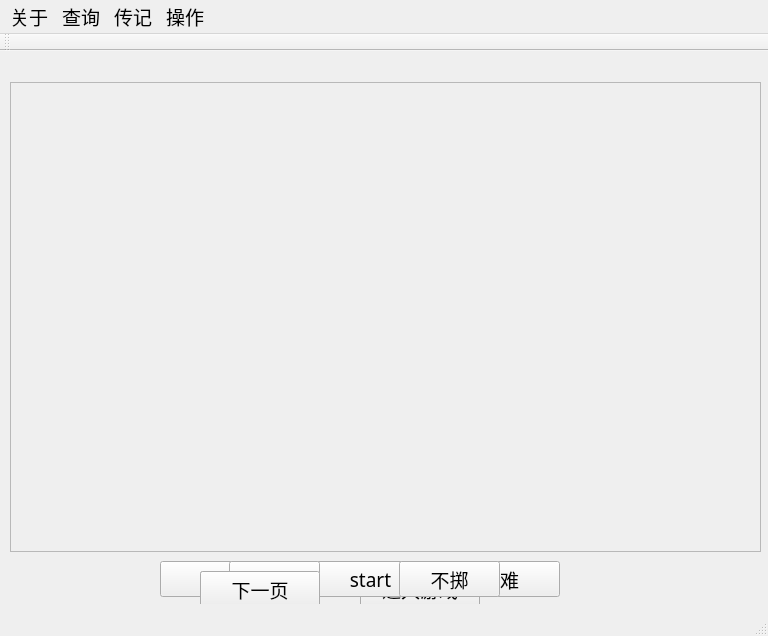
<?xml version="1.0" encoding="UTF-8"?>
<ui version="4.0">
 <class>MainWindow</class>
 <widget class="QMainWindow" name="MainWindow">
  <property name="geometry">
   <rect>
    <x>0</x>
    <y>0</y>
    <width>768</width>
    <height>636</height>
   </rect>
  </property>
  <property name="minimumSize">
   <size>
    <width>768</width>
    <height>636</height>
   </size>
  </property>
  <property name="maximumSize">
   <size>
    <width>768</width>
    <height>636</height>
   </size>
  </property>
  <property name="font">
   <font>
    <family>微软雅黑 Light</family>
    <pointsize>14</pointsize>
   </font>
  </property>
  <property name="windowTitle">
   <string>MainWindow</string>
  </property>
  <widget class="QWidget" name="centralWidget">
   <widget class="QLabel" name="mainlabel">
    <property name="geometry">
     <rect>
      <x>19</x>
      <y>32</y>
      <width>731</width>
      <height>300</height>
     </rect>
    </property>
    <property name="font">
     <font>
      <pointsize>12</pointsize>
     </font>
    </property>
    <property name="text">
     <string/>
    </property>
   </widget>
   <widget class="QLabel" name="statelabel">
    <property name="geometry">
     <rect>
      <x>559</x>
      <y>0</y>
      <width>201</width>
      <height>30</height>
     </rect>
    </property>
    <property name="font">
     <font>
      <pointsize>11</pointsize>
     </font>
    </property>
    <property name="text">
     <string/>
    </property>
   </widget>
   <widget class="QLabel" name="dicelabel">
    <property name="geometry">
     <rect>
      <x>0</x>
      <y>0</y>
      <width>561</width>
      <height>30</height>
     </rect>
    </property>
    <property name="font">
     <font>
      <pointsize>7</pointsize>
     </font>
    </property>
    <property name="text">
     <string/>
    </property>
   </widget>
   <widget class="QPushButton" name="enter1">
    <property name="geometry">
     <rect>
      <x>360</x>
      <y>520</y>
      <width>120</width>
      <height>36</height>
     </rect>
    </property>
    <property name="text">
     <string>进入游戏</string>
    </property>
   </widget>
   <widget class="QPushButton" name="nextpage1">
    <property name="geometry">
     <rect>
      <x>200</x>
      <y>520</y>
      <width>120</width>
      <height>36</height>
     </rect>
    </property>
    <property name="text">
     <string>下一页</string>
    </property>
   </widget>
   <widget class="QPushButton" name="nextpage2">
    <property name="geometry">
     <rect>
      <x>200</x>
      <y>520</y>
      <width>120</width>
      <height>36</height>
     </rect>
    </property>
    <property name="text">
     <string>下一页</string>
    </property>
   </widget>
   <widget class="QPushButton" name="nextpage3">
    <property name="geometry">
     <rect>
      <x>200</x>
      <y>520</y>
      <width>120</width>
      <height>36</height>
     </rect>
    </property>
    <property name="text">
     <string>下一页</string>
    </property>
   </widget>
   <widget class="QPushButton" name="nextpage4">
    <property name="geometry">
     <rect>
      <x>200</x>
      <y>520</y>
      <width>120</width>
      <height>36</height>
     </rect>
    </property>
    <property name="text">
     <string>下一页</string>
    </property>
   </widget>
   <widget class="QPushButton" name="easy">
    <property name="geometry">
     <rect>
      <x>160</x>
      <y>510</y>
      <width>120</width>
      <height>36</height>
     </rect>
    </property>
    <property name="text">
     <string>简单</string>
    </property>
   </widget>
   <widget class="QPushButton" name="normal">
    <property name="geometry">
     <rect>
      <x>300</x>
      <y>510</y>
      <width>120</width>
      <height>36</height>
     </rect>
    </property>
    <property name="text">
     <string>一般</string>
    </property>
   </widget>
   <widget class="QPushButton" name="hard">
    <property name="geometry">
     <rect>
      <x>440</x>
      <y>510</y>
      <width>120</width>
      <height>36</height>
     </rect>
    </property>
    <property name="text">
     <string>困难</string>
    </property>
   </widget>
   <widget class="QPushButton" name="start">
    <property name="geometry">
     <rect>
      <x>289</x>
      <y>510</y>
      <width>141</width>
      <height>36</height>
     </rect>
    </property>
    <property name="text">
     <string>开始游戏</string>
    </property>
   </widget>
   <widget class="QPushButton" name="startday">
    <property name="geometry">
     <rect>
      <x>270</x>
      <y>510</y>
      <width>201</width>
      <height>36</height>
     </rect>
    </property>
    <property name="text">
     <string>start</string>
    </property>
   </widget>
   <widget class="QScrollArea" name="scrollArea">
    <property name="geometry">
     <rect>
      <x>10</x>
      <y>31</y>
      <width>751</width>
      <height>470</height>
     </rect>
    </property>
    <property name="widgetResizable">
     <bool>true</bool>
    </property>
    <widget class="QWidget" name="scrollAreaWidgetContents">
     <property name="geometry">
      <rect>
       <x>0</x>
       <y>0</y>
       <width>749</width>
       <height>468</height>
      </rect>
     </property>
    </widget>
   </widget>
   <widget class="QLabel" name="sayword">
    <property name="geometry">
     <rect>
      <x>195</x>
      <y>340</y>
      <width>541</width>
      <height>151</height>
     </rect>
    </property>
    <property name="font">
     <font>
      <pointsize>12</pointsize>
     </font>
    </property>
    <property name="text">
     <string/>
    </property>
   </widget>
   <widget class="QLabel" name="picture">
    <property name="geometry">
     <rect>
      <x>35</x>
      <y>340</y>
      <width>151</width>
      <height>151</height>
     </rect>
    </property>
    <property name="text">
     <string/>
    </property>
    <property name="scaledContents">
     <bool>true</bool>
    </property>
   </widget>
   <widget class="QPushButton" name="infobutton">
    <property name="geometry">
     <rect>
      <x>200</x>
      <y>520</y>
      <width>120</width>
      <height>36</height>
     </rect>
    </property>
    <property name="text">
     <string>游戏介绍</string>
    </property>
   </widget>
   <widget class="QPushButton" name="diceyes">
    <property name="geometry">
     <rect>
      <x>229</x>
      <y>510</y>
      <width>91</width>
      <height>36</height>
     </rect>
    </property>
    <property name="text">
     <string>掷</string>
    </property>
   </widget>
   <widget class="QPushButton" name="diceno">
    <property name="geometry">
     <rect>
      <x>399</x>
      <y>510</y>
      <width>101</width>
      <height>36</height>
     </rect>
    </property>
    <property name="text">
     <string>不掷</string>
    </property>
   </widget>
   <widget class="QPushButton" name="nextpage0">
    <property name="geometry">
     <rect>
      <x>200</x>
      <y>520</y>
      <width>120</width>
      <height>36</height>
     </rect>
    </property>
    <property name="text">
     <string>下一页</string>
    </property>
   </widget>
  </widget>
  <widget class="QMenuBar" name="menuBar">
   <property name="geometry">
    <rect>
     <x>0</x>
     <y>0</y>
     <width>768</width>
     <height>26</height>
    </rect>
   </property>
   <widget class="QMenu" name="menu">
    <property name="title">
     <string>关于</string>
    </property>
    <addaction name="infoaction"/>
   </widget>
   <widget class="QMenu" name="search">
    <property name="title">
     <string>查询</string>
    </property>
    <addaction name="lookguestaction"/>
    <addaction name="lookfoodaction"/>
    <addaction name="lookreviewaction"/>
    <addaction name="lookachieveaction"/>
    <addaction name="lookpoliceaction"/>
   </widget>
   <widget class="QMenu" name="story">
    <property name="title">
     <string>传记</string>
    </property>
    <addaction name="actionjiange"/>
    <addaction name="actionlipu"/>
    <addaction name="actionlihua"/>
    <addaction name="actionlao8"/>
    <addaction name="actionladygaba"/>
   </widget>
   <widget class="QMenu" name="operate">
    <property name="title">
     <string>操作</string>
    </property>
    <addaction name="systempause"/>
   </widget>
   <addaction name="menu"/>
   <addaction name="search"/>
   <addaction name="story"/>
   <addaction name="operate"/>
  </widget>
  <widget class="QToolBar" name="mainToolBar">
   <attribute name="toolBarArea">
    <enum>TopToolBarArea</enum>
   </attribute>
   <attribute name="toolBarBreak">
    <bool>false</bool>
   </attribute>
  </widget>
  <widget class="QStatusBar" name="statusBar"/>
  <action name="infoact">
   <property name="text">
    <string>介绍</string>
   </property>
  </action>
  <action name="infoaction">
   <property name="text">
    <string>信息</string>
   </property>
  </action>
  <action name="lookguestaction">
   <property name="text">
    <string>顾客</string>
   </property>
  </action>
  <action name="lookfoodaction">
   <property name="text">
    <string>菜品</string>
   </property>
  </action>
  <action name="looksuddenaction">
   <property name="text">
    <string>突发事件</string>
   </property>
  </action>
  <action name="lookachieveaction">
   <property name="text">
    <string>成就</string>
   </property>
  </action>
  <action name="lookreviewaction">
   <property name="text">
    <string>风评</string>
   </property>
  </action>
  <action name="action_2">
   <property name="text">
    <string>控评</string>
   </property>
  </action>
  <action name="chargereviewaction">
   <property name="text">
    <string>控评</string>
   </property>
  </action>
  <action name="chargefoodaction">
   <property name="text">
    <string>菜品</string>
   </property>
  </action>
  <action name="lookgueststoryaction">
   <property name="text">
    <string>人物传记</string>
   </property>
  </action>
  <action name="actionjiange">
   <property name="text">
    <string>jiange</string>
   </property>
  </action>
  <action name="actionlipu">
   <property name="text">
    <string>lipu</string>
   </property>
  </action>
  <action name="actionlihua">
   <property name="text">
    <string>lihua</string>
   </property>
  </action>
  <action name="actionlao8">
   <property name="text">
    <string>lao8</string>
   </property>
  </action>
  <action name="actionladygaba">
   <property name="text">
    <string>ladygaba</string>
   </property>
  </action>
  <action name="pauseaction">
   <property name="text">
    <string>暂停</string>
   </property>
  </action>
  <action name="systempause">
   <property name="text">
    <string>暂停</string>
   </property>
  </action>
  <action name="lookpoliceaction">
   <property name="text">
    <string>城管</string>
   </property>
  </action>
 </widget>
 <layoutdefault spacing="6" margin="11"/>
 <resources/>
 <connections/>
</ui>
